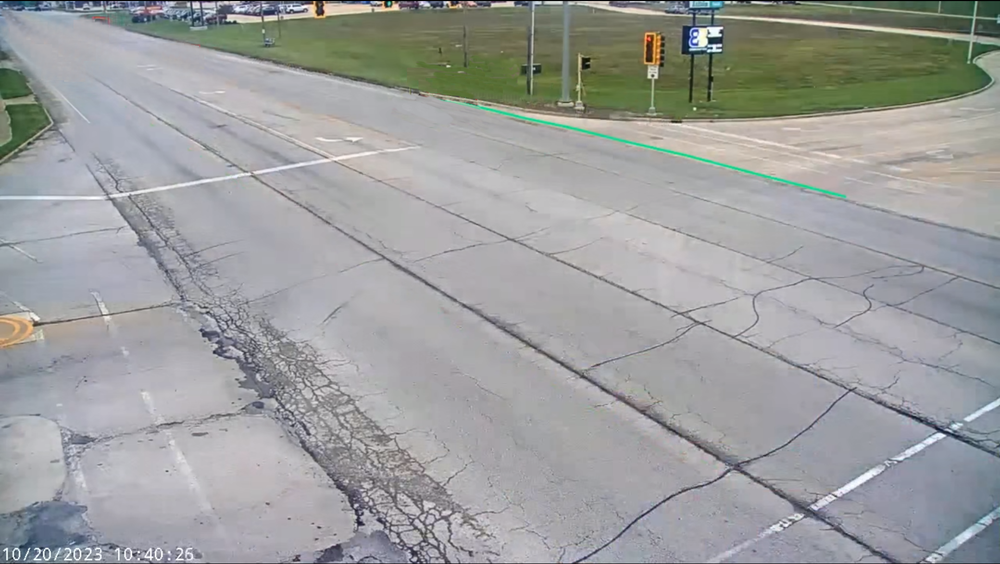
#> input picture project/lstm/background2.png, 1000 x 564 px, shrunk from 1919 x 1083 before the run
$ python show_track.py
#> lines starting #> are read from the running program, lines starting #| are printed output that depends on the picture; after the words box and inside, x2 and y2 are one past the last pixel; in counts of white or black regions, pixels touching at a corner belong together
#> (reads project/lstm/data/track.json from the repository)
import cv2
import json

# [45 lines left out: function draw_tracks_on_image, not called in this run]


def draw_center_and_segments_on_image(image_path, track_data):
    # Carica l'immagine di sfondo
#> called with image_path = 'background2.png'
    background_image = cv2.imread(image_path)
#> background_image is the input picture: shape (564, 1000, 3); mean B, G, R 158, 158.3, 156.8

    # Controlla se l'immagine è stata caricata correttamente
    if background_image is None:
        print("Errore nel caricamento dell'immagine.")
        return

    # Dimensioni dell'immagine
    height, width, _ = background_image.shape
#> height = 564; width = 1000

    # Estrai le posizioni dalla traccia
    positions = track_data['position']

    # Inizializza il tempo relativo e il punto precedente
    relative_time = 0
    prev_time = positions[0]['time']
    prev_point = None

    # Disegna ogni posizione sulla mappa
    for pos in positions:
        # Calcola l'incremento del tempo
        time_diff = pos['time'] - prev_time
        relative_time += time_diff
        prev_time = pos['time']

        # Converti le coordinate normalizzate in coordinate effettive (pixel)
        x = int(pos['x'] * width)
        y = int(pos['y'] * height)
        w = int(pos['w'] * width)
        h = int(pos['h'] * height)

        # Calcola il punto centrale del rettangolo
        center_x = x + w // 2
        center_y = y + h // 2
        center_point = (center_x, center_y)

        # Disegna il punto centrale
        cv2.circle(background_image, center_point, 3, (0, 0, 255), -1)

        # Disegna il segmento tra il punto centrale corrente e quello precedente
        if prev_point is not None:
            cv2.line(background_image, prev_point, center_point, (255, 0, 0), 2)

        # Aggiorna il punto precedente
        prev_point = center_point

        # Disegna il tempo relativo
        cv2.putText(background_image, str(relative_time), (center_x, center_y - 10), cv2.FONT_HERSHEY_SIMPLEX, 0.5,
                    (255, 255, 255), 1)
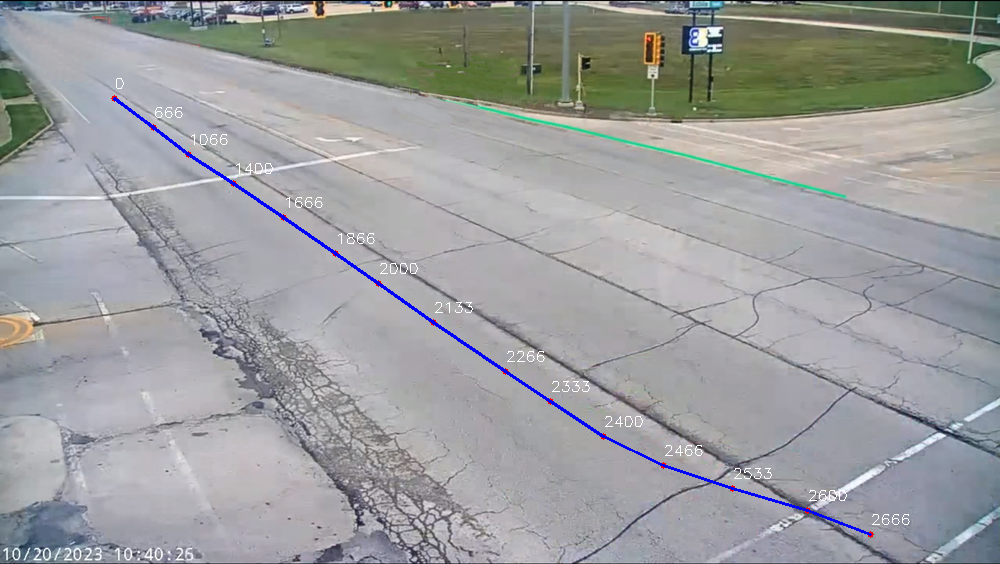
#> background_image: shape (564, 1000, 3); 0.77% of pixels changed, all inside (x1, y1, x2, y2) = (111, 78, 910, 538)
#> after the loop, relative_time = 2666

    # Mostra l'immagine con i punti centrali e i segmenti
    cv2.imshow('Tracked Image with Centers and Segments', background_image)
    cv2.waitKey(0)
    cv2.destroyAllWindows()

# Esempio di utilizzo
# Sostituisci 'background.jpg' con il tuo percorso dell'immagine
# e 'track_data' con i tuoi dati di traccia
image_path = 'background2.png'

with open('track.json', 'r') as f:
    track_data = json.load(f)
draw_center_and_segments_on_image(image_path, track_data)
